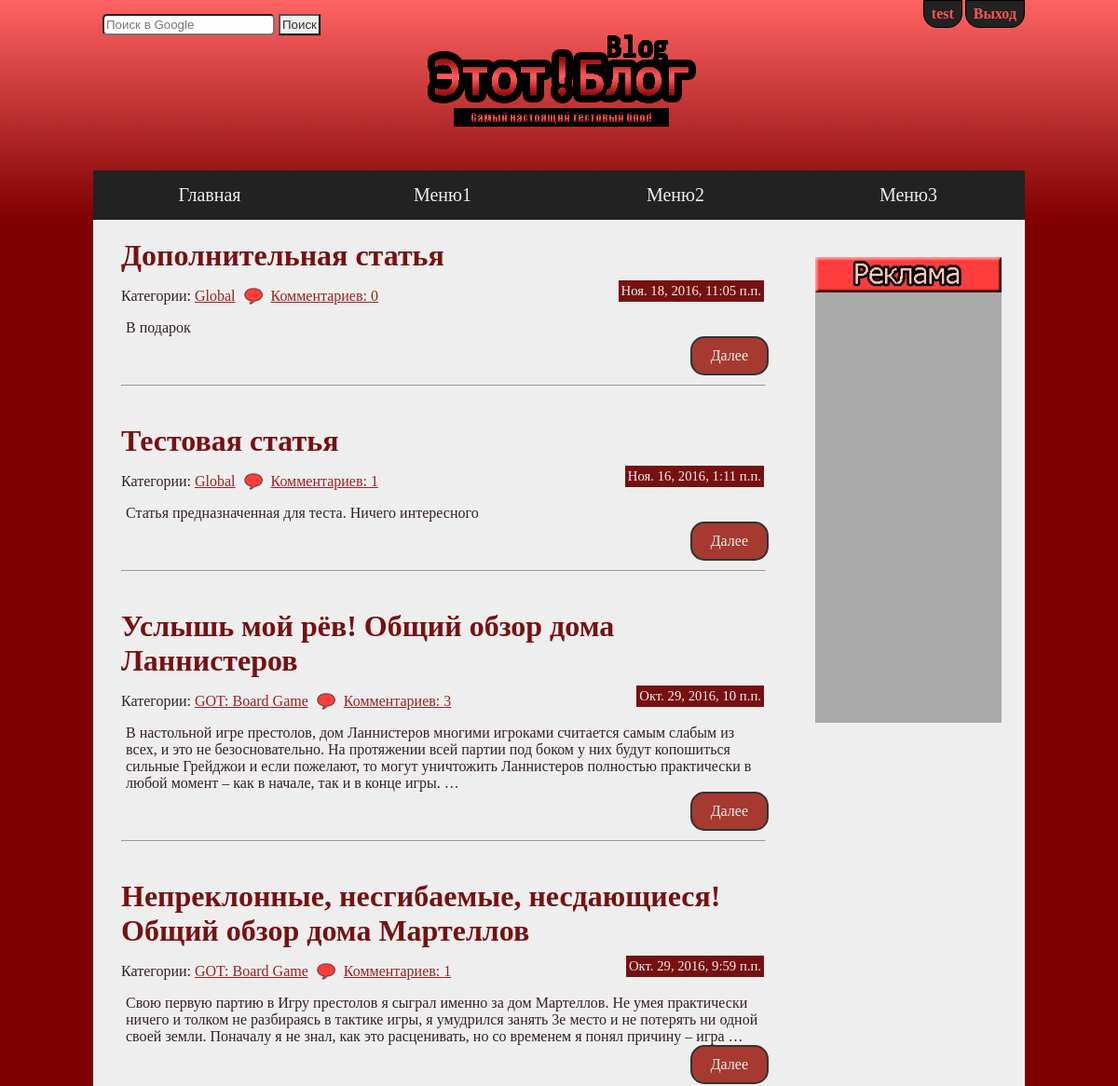
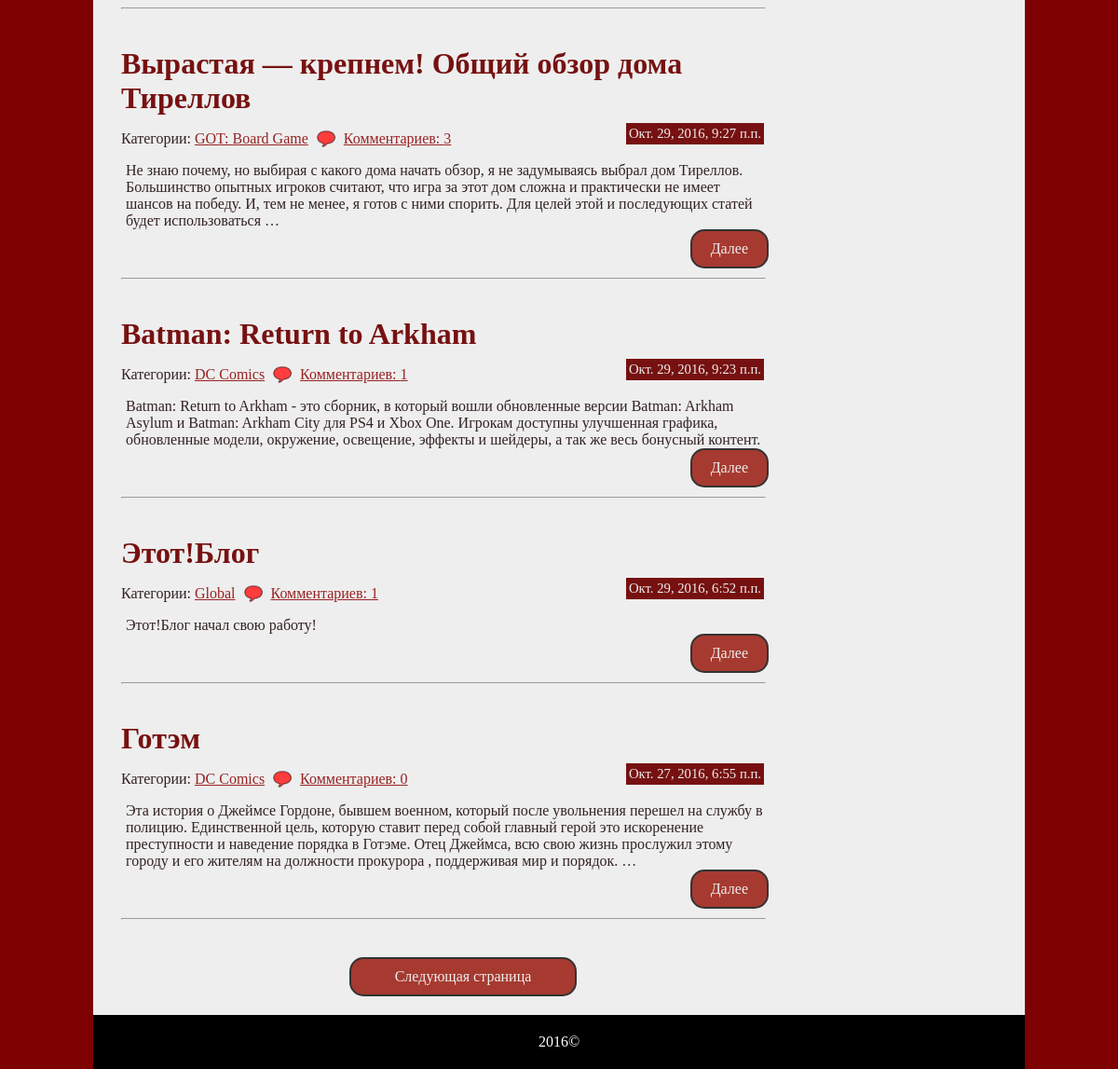
Page / (signed in) on the committed database (2 pictures, top to bottom).
### article/models.py (models this page shows, shortened)
class Article(models.Model):
	title = models.CharField(max_length = 100)
	body = models.TextField()
	pub_date = models.DateTimeField(auto_now_add = True)
	patch_date = models.DateTimeField(auto_now = True)
	category = models.ForeignKey(Category)
	is_active = models.BooleanField(default = False)

class Category(models.Model):
	name = models.CharField(max_length = 100, unique = True)
	parent_category = models.ForeignKey('self', blank = True, null = True)
	def __unicode__(self):
		return self.name

### article/views.py (the view)
# urls.py: url(r'^$', index, name='index'),
def index(request, num=0):
    num = int(num)
    page = {'previous': num-1, 'next': num+1}
    latest_article_list = Article.objects.filter(is_active=True).order_by('-pub_date')[num*8:num*8+8]
    next_page = Article.objects.filter(is_active=True).order_by('-pub_date')[num*8+8:num*8+16]
    for article in latest_article_list:
        article.count_comments = Comments.objects.filter(enable=True, article=article.id).count()
    if latest_article_list:
        context = {'latest_article_list': latest_article_list, 'next_page': next_page, 'page': page}
        return render(request, 'article/index.html', context)
    else:
        return render(request, 'article/404.html')

### article/templates/article/index.html
{% extends "loyout.html" %}
{% load staticfiles %}
{% block "content" %}
    {% if latest_article_list %}
        {% for article in latest_article_list %}
          <div class="article">
            <div class="article-head">
               <h1><a href="{% url 'article' article.id %}">{{ article.title }}</a></h1>
                 Категории: <a href="{% url 'category' article.category_id %}">{{ article.category }}</a>
                <img src="{% static 'img/comment-icon.png' %}" class="comment-ico">
                <a href="{% url 'article' article.id %}#comments">
                Комментариев: {{ article.count_comments }}
                </a>
                <span class='pub-date'>{{ article.pub_date }}</span>
             </div>
            <div class="article-body">
               <p>{{ article.body|truncatewords:"50" }}</p>
                <a href="{% url 'article' article.id %}"><span class="button">Далее</span></a>
            </div>
            <hr>
          </div>
        {% endfor %}
    {% endif %}
    {% if category_id %}
        {% if page.previous < 0 %}
            {% if next_page %}
            <a href="{% url 'category_page' num=page.next category_id=category_id %}"><span class="button big-button" id="next-page">Следующая страница</span></a>
            {% endif %}
        {% elif page.previous == 0 %}
            <a href="{% url 'category' category_id %}"><span class="button back-button" id="next-page"><<  Предыдущая страница</span></a>
            {% if next_page %}
            <a href="{% url 'category_page' num=page.next category_id=category_id %}"><span class="button next-button" id="next-page">Следующая страница  >></span></a>
            {% endif %}
        {% else %}
            <a href="{% url 'category_page' num=page.previous category_id=category_id %}"><span class="button back-button" id="next-page"><<  Предыдущая страница</span></a>
            {% if next_page %}
            <a href="{% url 'category_page' num=page.next category_id=category_id %}"><span class="button next-button" id="next-page">Следующая страница  >></span></a>
            {% endif %}
        {% endif %}
    {% else %}
        {% if page.previous < 0 %}
            {% if next_page %}
            <a href="{% url 'page' page.next %}"><span class="button big-button" id="next-page">Следующая страница</span></a>
            {% endif %}
        {% elif page.previous == 0 %}
            <a href="{% url 'index' %}"><span class="button back-button" id="next-page"><<  Предыдущая страница</span></a>
            {% if next_page %}
            <a href="{% url 'page' page.next %}"><span class="button next-button" id="next-page">Следующая страница  >></span></a>
            {% endif %}
        {% else %}
            <a href="{% url 'page' page.previous %}"><span class="button back-button" id="next-page"><<  Предыдущая страница</span></a>
            {% if next_page %}
            <a href="{% url 'page' page.next %}"><span class="button next-button" id="next-page">Следующая страница  >></span></a>
            {% endif %}
        {% endif %}
    {% endif %}
{% endblock %}

### templates/loyout.html (shortened to what this page needs)
{% load staticfiles %}
<!DOCTYPE html>
<html>
<head>
    <link rel="stylesheet" href="{% static 'css/style.css' %}">
</head>
<body>
{% block "header" %}
<header class="block">
   <div class="container">
        <div id="top-header" class="block">
            <div id='search'>
                <form action="https://www.google.ru/" method="GET">
                    <input type="text" name='q' placeholder="Поиск в Google">
                    <input type="submit" value="Поиск" class="submit-button">
                </form>
            </div>
            <div id="logo">
                <a href="/"><img src="{% static 'img/Logo.png' %}" alt="Логотип"></a>
            </div>
            <div id="reg-auth">
                {% if user.username %}
                <a href="{% url 'logout' %}"><span>Выход</span></a>
                {% if user.first_name %}
                <span>{{ user.first_name }}</span>
                {% else %}
                <span>{{ user.username }}</span>
                {% endif %}
                {% else %}
                <a href="{% url 'login' %}"><span>Авторизация</span></a>
                <a href="{% url 'reg' %}"><span>Регистрация</span></a>
                {% endif %}
            </div>
        </div>
        <div id="menu" class="block">
            <ul id="nav">
                <a href="/"><li>Главная</li></a>
                <a href="">
                <li>Меню1
                </li></a>
                <a href=""><li>Меню2
                </li></a>
                <a href=""><li>Меню3
                </li></a>
            </ul>
        </div>
   </div>
</header>
{% endblock %}
{% block "main" %}
<div id="main" class="block">
    <div class="container">
        <div id="content" class="block">
            <div id='left_col'>
            {% block "content" %}{% endblock %}
            </div>
            <div id='right_col'>
                <div id='commercial'>
                    <img src="{% static 'img/commercial-head.png' %}" alt="Реклама">
                </div>
            </div>
        </div>
    </div>
</div>
{% endblock %}
{% block "footer" %}
<footer class="block">
    <div class="container">
        <div id="footer-text" class="block">
            <p>
                2016&copy
            </p>
        </div>
    </div>
</footer>
{% endblock %}
</body>
</html>

### static/css/style.css (style rules this page uses)
* { margin:0; padding: 0; }
html { width: 100%; height: 100%; }
body { width: 100%; height: 100%; float: left; font-family: "Bebas"; background-color: #7E0000; color: #322; }
h1 { color: #660000; }
a { text-decoration: none; color: #922; }
a, a:hover, #reg-auth span:hover, #reg-auth span, .article-body .button, .article-body .button:hover, #nav li:hover, #nav li { -webkit-transition: all.6s ease; -moz-transition: all.6s ease; -o-transition: all.6s ease; -ms-transition: all.6s ease; transition: all.6s ease; }
.block { width: 100%; float: left; }
.container { width: 1000px; margin: 0 auto; }
header { background: linear-gradient(-180deg, #ff6363, #7E0000); }
#search { float: left; width: 340px; display: block; margin-top: 15px; margin-left: 10px; }
#search input { padding: 2px; border-radius: 5px; color: #c55; }
#search input.submit-button { border-radius: 0px; color: #333; }
#logo { display: inline-block; float: left; width: 350px; text-align: left; }
#reg-auth { float: right; width: 300px; height: 100px; display: inline-block; }
#reg-auth span { padding: 5px 8px; float: right; margin-left: 3px; font-size: 1em; font-weight: bold; cursor: pointer; border-bottom-left-radius: 15px; border-bottom-right-radius: 15px; background-color: #222; color: #ff5353; border: 1px solid black; }
#menu { font-size: 1.25em; display: block; background-color: #222; }
#menu li { position: relative; width: 250px; float: left; display: inline-block; text-align: center; padding: 15px 0; color: #eee; border: 0px solid silver; }
#menu ul { list-style-type: none; }
#nav a { color: #eee; }
#content { width: 1000px; background-color: #eee; float: left; }
#left_col { width: 690px; float: left; padding: 0px 30px; }
.article { width: 690px; float: left; margin-top: 20px; margin-bottom: 20px; }
.article hr { margin-top: 10px; float: left; width: 100%; text-align: center; }
.article-head a { text-decoration: underline; }
.article-head { float: left; width: 100%; }
.article-head h1 { margin-bottom: 15px; }
.article-head h1 a { text-decoration: none; color: #711; }
.comment-ico { width: 20px; vertical-align: -5px; padding: 0 5px; }
.pub-date { float: right; background-color: #711; color: #eee; padding: 3px; margin-top: -7px; font-size: 0.92em; }
.article-body { width: 100%; float: left; margin-top: 15px; margin-left: 5px; }
.button { padding: 10px 20px; border-radius: 15px; background-color: #A63A30; color: #eee; border: 2px solid #333; float: right; }
#next-page { margin-bottom: 20px; }
#right_col { width: 250px; float: left; }
#commercial { float: left; width: 200px; margin-top: 40px; margin-left: 25px; height: 500px; background-color: #aaa; }
#commercial img { width: 100%; }
#footer-text { text-align: center; padding: 20px 0; background-color: black; color: white;` }
.big-button { float: left; display: block; margin-left: 245px; margin-top: 20px; width: 200px; text-align: center; }

### rows in the picture
Article: title "Дополнительная статья", category "Global", count_comments "0", pub_date "Ноя. 18, 2016, 11:05 п.п.", body "В подарок"
Article: title "Тестовая статья", category "Global", count_comments "1", pub_date "Ноя. 16, 2016, 1:11 п.п.", body "Статья предназначенная для теста. Ничего интересного"
Article: title "Услышь мой рёв! Общий обзор дома Ланнистеров", category "GOT: Board Game", count_comments "3", pub_date "Окт. 29, 2016, 10 п.п.", body "В настольной игре престолов, дом Ланнистеров многими игроками считается самым слабым из всех, и это не безосновательно. На протяжении всей партии под боком у них будут копошиться сильные Грейджои и если пожелают, то могут уничтожить Ланнистеров полностью практически в любой момент – как в начале, так и в конце игры. …"
Article: title "Непреклонные, несгибаемые, несдающиеся! Общий обзор дома Мартеллов", category "GOT: Board Game", count_comments "1", pub_date "Окт. 29, 2016, 9:59 п.п.", body "Свою первую партию в Игру престолов я сыграл именно за дом Мартеллов. Не умея практически ничего и толком не разбираясь в тактике игры, я умудрился занять 3е место и не потерять ни одной своей земли. Поначалу я не знал, как это расценивать, но со временем я понял причину – игра …"
Article: title "Вырастая — крепнем! Общий обзор дома Тиреллов", category "GOT: Board Game", count_comments "3", pub_date "Окт. 29, 2016, 9:27 п.п.", body "Не знаю почему, но выбирая с какого дома начать обзор, я не задумываясь выбрал дом Тиреллов. Большинство опытных игроков считают, что игра за этот дом сложна и практически не имеет шансов на победу. И, тем не менее, я готов с ними спорить. Для целей этой и последующих статей будет использоваться …"
Article: title "Batman: Return to Arkham", category "DC Comics", count_comments "1", pub_date "Окт. 29, 2016, 9:23 п.п.", body "Batman: Return to Arkham - это сборник, в который вошли обновленные версии Batman: Arkham Asylum и Batman: Arkham City для PS4 и Xbox One. Игрокам доступны улучшенная графика, обновленные модели, окружение, освещение, эффекты и шейдеры, а так же весь бонусный контент."
Article: title "Этот!Блог", category "Global", count_comments "1", pub_date "Окт. 29, 2016, 6:52 п.п.", body "Этот!Блог начал свою работу!"
Article: title "Готэм", category "DC Comics", count_comments "0", pub_date "Окт. 27, 2016, 6:55 п.п.", body "Эта история о Джеймсе Гордоне, бывшем военном, который после увольнения перешел на службу в полицию. Единственной цель, которую ставит перед собой главный герой это искоренение преступности и наведение порядка в Готэме. Отец Джеймса, всю свою жизнь прослужил этому городу и его жителям на должности прокурора , поддерживая мир и порядок. …"

### other values in the picture
{{ user.username }} "test"
